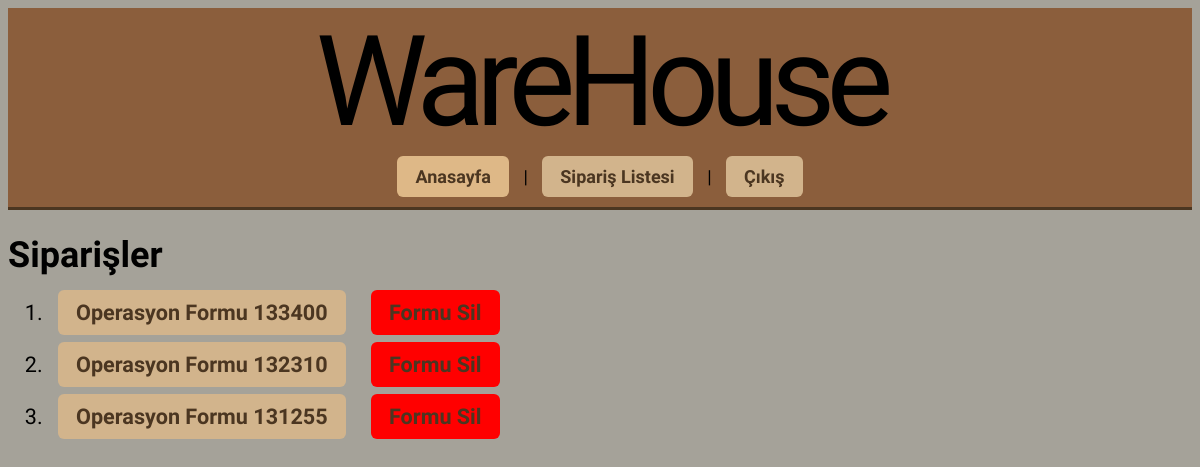
The app's page /orders/ (signed in), older data.
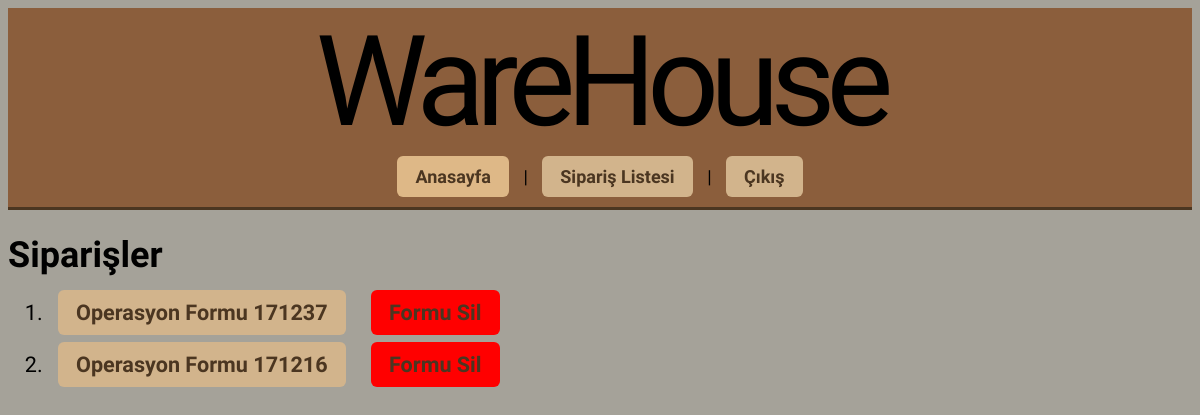
The same page, newer data.
### base/models.py (models this page shows, shortened)
class Order(models.Model):
    user = models.ForeignKey(CustomUser, on_delete=models.CASCADE, null=True)
    order_id = models.CharField(max_length=20, unique=True, editable=False)
    order_date = models.DateTimeField(auto_now_add=True)
    profile = models.ForeignKey(Profile, on_delete=models.CASCADE, null=True)

### base/views.py (the view)
# urls.py: path('orders/', views.order_list_view, name='order_list'),
@user_passes_test(superuser_required, login_url='/access-denied/')
def order_list_view(request):
    orders = Order.objects.all().order_by('-order_date')
    return render(request, 'base/order_list.html', {'orders': orders})

### base/templatetags/user_tags.py (called while the page is built)
@register.simple_tag
def is_superuser(user):
    return user.is_authenticated and user.is_superuser

### base/views.py (called while the page is built)
def superuser_required(user):
    return user.is_authenticated and user.is_superuser

### base/templates/base/order_list.html (shortened to what this page needs)
{% extends 'base/main.html' %}
{% block content %}
    <h1>Siparişler</h1>
    <ol class="navbar" style="font-size: 1.2rem;" >
        {% for order in orders %}
            <li style="margin-bottom: 1.5rem;">
                <a href="{% url 'operation_form' order_id=order.order_id %}">Operasyon Formu {{ order.order_id }}</a>
                <a href="{% url 'remove_form' order_id=order.order_id %}" style="background-color: red;">Formu Sil</a>
            </li>
        {% empty %}
            <p>Bekleyen sipariş yok.</p>
        {% endfor %}
    </ol>
{% endblock content %}

Row changes from the older to the newer data that the page shows:
removed Order: order_id "133400"
removed Order: order_id "132310"
removed Order: order_id "131255"
added Order: order_id "171237"
added Order: order_id "171216"
